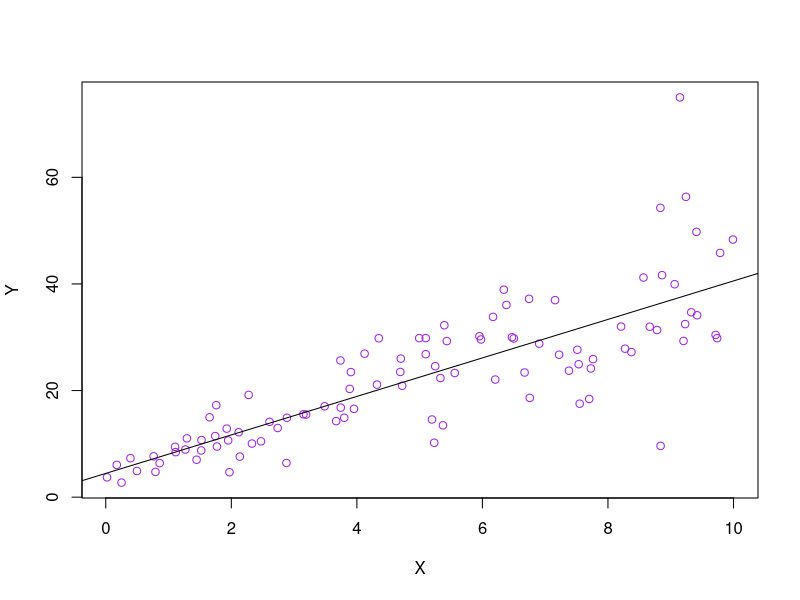
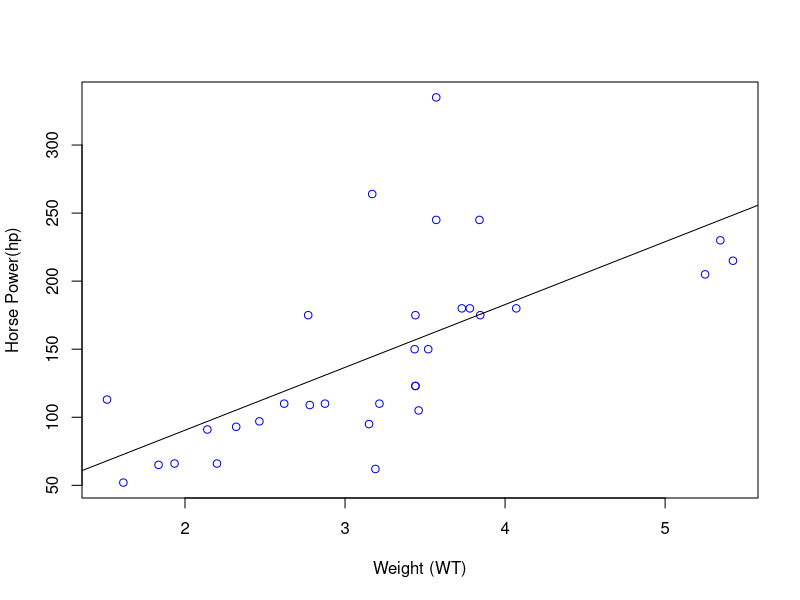
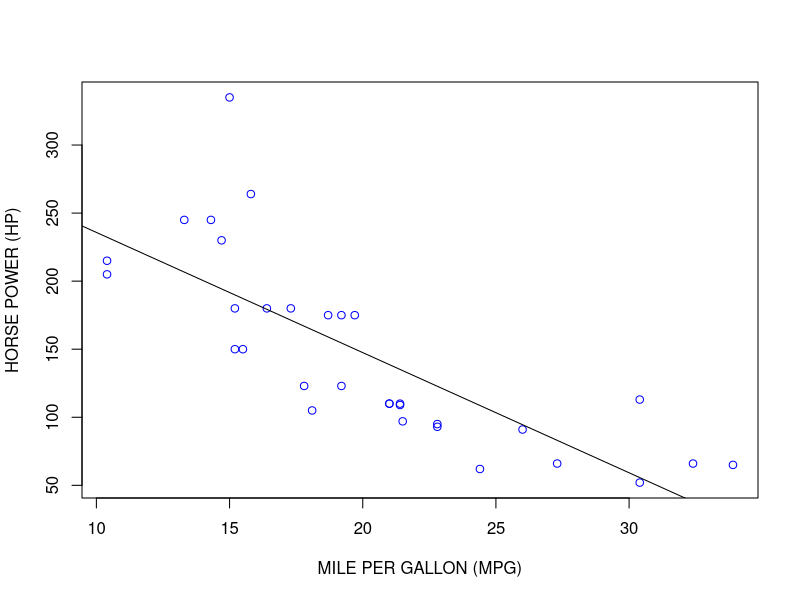

Write the R code that produced these figures, in order.
## ---- chunk 1
#1)Run the following code in R-studio to create two variables X and Y.
set.seed(2017) 
X=runif(100)*10 
Y=X*4+3.45 
Y=rnorm(100)*0.29*Y+Y 
## ---- chunk 2
#a)Plot Y against X. Include a screenshot of the plot in your submission. Using the File menu you can save the graph as a picture on your computer.  Based on the plot do you think we can fit a linear model to explain Y based on X?
  
plot(Y~X,xlab='X',ylab='Y',col='purple')
abline(lsfit(X, Y),col = "black")
## ---- chunk 3
#b)Construct a simple linear model of Y based on X. Write the equation that explains Y based on X. What is the accuracy of this model?
  
fitting_simple_linear_model <- lm(Y ~ X)
summary(fitting_simple_linear_model)

#Y=4.4655+3.6108*X
#Accuracy is 0.6517 or 65%
## ---- chunk 4
#c)	How the Coefficient of Determination, R2, of the model above is related to the correlation coefficient of X and Y? (5 marks)

cor(X,Y)^2
## ---- chunk 5
#2.We will use the ‘mtcars’ dataset for this question.The dataset is already included in your R distribution. The dataset shows some of the characteristics of different cars. The following shows few samples (i.e.the first 6 rows) of the dataset.The description of the dataset can be found here.

head(mtcars)
## ---- chunk 6
#a)James wants to buy a car. He and his friend,Chris,have different opinions about the Horse Power (hp) of cars. James think the weight of a car (wt) can be used to estimate the Horse Power of the car while Chris thinks the fuel consumption expressed in Mile Per Gallon (mpg), is a better estimator of the (hp).Who do you think is right? Construct simple linear models using mtcars data to answer the question.


#LINEAR MODELS OF HORSE POWER(HP) AND WEIGHT (WT):
plot(mtcars$hp~mtcars$wt,xlab='Weight (WT)',ylab='Horse Power(hp)',col='blue')
abline(lsfit(mtcars$wt,mtcars$hp),col = "black")
Model_HP_WT<-lm(formula =hp~wt, data = mtcars )
summary(Model_HP_WT)
#Accuracy of Model_HP_WT is 0.4339 or 43.39%


#LINEAR MODELS OF HORSE POWER(HP) AND MILE PER GALLON (MPG):
plot(mtcars$hp~mtcars$mpg,xlab='MILE PER GALLON (MPG)',ylab='HORSE POWER (HP)',col='blue')
abline(lsfit(mtcars$mpg, mtcars$hp),col = "black")
Model_HP_MPG<-lm(formula =hp~mpg, data = mtcars )
summary(Model_HP_MPG)
#Accuracy of the model_HP_MPG is 0.6024 OR 60.24%


#CONCLUSION: Mile Per Gallon (MPG) is a better estimator of the HORSE POWER (HP)
## ---- chunk 7
#b)Build a model that uses the number of cylinders (cyl) and the mile per gallon (mpg) values of a car to predict the car Horse Power (hp).Using this model, what is the estimated Horse Power of a car with 4 calendar and mpg of 22?

Model_cyl_mpg<-lm(hp~cyl+mpg,data = mtcars)
summary(Model_cyl_mpg)

Estimated_HP<-predict(Model_cyl_mpg,data.frame(cyl=4,mpg=22))
Estimated_HP
## ---- chunk 8
#3.For this question, we are going to use BostonHousing dataset. The dataset is in ‘mlbench’ package, so we first need to install the package, call the library and load the dataset using the following commands

library(mlbench)
data(BostonHousing)

#a)Build a model to estimate the median value of owner-occupied homes (medv)based on the following variables: crime crate (crim), proportion of residential land zoned for lots over 25,000 sq.ft (zn), the local pupil-teacher ratio (ptratio) and weather the whether the tract bounds Chas River(chas). Is this an accurate model? (Hint check R2 ) 


boston <- lm(formula = BostonHousing$medv ~ BostonHousing$crim + BostonHousing$zn + BostonHousing$ptratio + BostonHousing$chas, data = BostonHousing)

summary(boston)

#A house near the Chas River is $4584 more expensive than a house not near the river,according to the predicted coefficient.
## ---- chunk 9
#b)Use the estimated coefficient to answer these questions? 

#I.Imagine two houses that are identical in all aspects but one bounds the Chas River and the other does not. Which one is more expensive and by how much?

Boston_1 <- lm(formula = BostonHousing$medv ~ BostonHousing$chas, data = BostonHousing)

#using the coefficients, the value of both the houses can be calculated
House_1 <- Boston_1$coefficients[1] + Boston_1$coefficients[2]*0
House_2 <- Boston_1$coefficients[1] + Boston_1$coefficients[2]*1

print(paste('House with chas and more expensive by ', House_2 - House_1))


## ---- chunk 10
#II.Imagine two houses that are identical in all aspects but in the neighborhood of one of them the pupil-teacher ratio is 15 and in the other one is 18. Which one is more expensive and by how much?

Boston_2 <- lm(formula = BostonHousing$medv ~ BostonHousing$ptratio , data = BostonHousing)
Boston_2

# coefficients can be used to find the values of both houses.
House_3 <- Boston_2$coefficients[1] + Boston_2$coefficients[2] * 15

House_4 <- Boston_2$coefficients[1] + Boston_2$coefficients[2] * 18

print(paste('The house in which the pupil-teacher ratio of the two houses is 15 and is more expensive by ', House_3 - House_4))
## ---- chunk 11
#c)Which of the variables are statistically important (i.e. related to the house price)? Hint: use the p-values of the coefficients to answer.

summary(BostonHousing)

## F-statistic: 70.41 on 4 and 501 DF,  p-value: < 2.2e-16
#It can be concluded that none of the variables are statistically important as the P values of the model are less than 0.05.
## ---- chunk 12
#d)Use the anova analysis and determine the order of importance of these four variables.(5 marks) 
anova(boston)
#We can see that the variety (sum squared) defined with the aid of using the crim variable is drastically better than different variables. We should bet this as including the crim, drastically stepped forward the model. Still we will see that a huge part of the variety is unexplained, this is proven with the aid of using residuals.
#The order of significance is crim, ptratio,zn, chas
